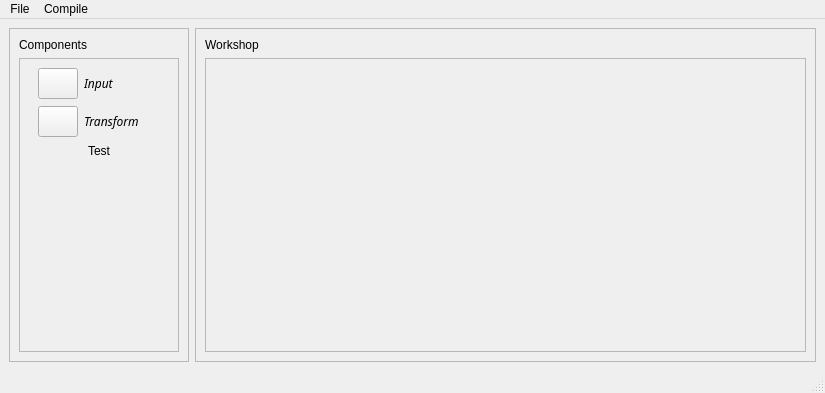
<?xml version="1.0" encoding="UTF-8"?>
<ui version="4.0">
 <class>MainWindow</class>
 <widget class="QMainWindow" name="MainWindow">
  <property name="geometry">
   <rect>
    <x>0</x>
    <y>0</y>
    <width>825</width>
    <height>393</height>
   </rect>
  </property>
  <property name="windowTitle">
   <string>MainWindow</string>
  </property>
  <widget class="QWidget" name="centralwidget">
   <layout class="QHBoxLayout" name="horizontalLayout_3">
    <item>
     <widget class="QScrollArea" name="scrollArea">
      <property name="maximumSize">
       <size>
        <width>180</width>
        <height>16777215</height>
       </size>
      </property>
      <property name="widgetResizable">
       <bool>true</bool>
      </property>
      <widget class="QWidget" name="scrollAreaWidgetContents">
       <property name="geometry">
        <rect>
         <x>0</x>
         <y>0</y>
         <width>188</width>
         <height>278</height>
        </rect>
       </property>
       <layout class="QVBoxLayout" name="verticalLayout">
        <item>
         <widget class="QLabel" name="label">
          <property name="sizePolicy">
           <sizepolicy hsizetype="Preferred" vsizetype="Fixed">
            <horstretch>0</horstretch>
            <verstretch>0</verstretch>
           </sizepolicy>
          </property>
          <property name="text">
           <string>Components</string>
          </property>
         </widget>
        </item>
        <item>
         <widget class="QFrame" name="storeFrame">
          <property name="frameShape">
           <enum>QFrame::StyledPanel</enum>
          </property>
          <property name="frameShadow">
           <enum>QFrame::Raised</enum>
          </property>
          <layout class="QVBoxLayout" name="verticalLayout_3">
           <item>
            <widget class="componentWidget" name="inputWidget" native="true">
             <property name="cursor">
              <cursorShape>OpenHandCursor</cursorShape>
             </property>
             <layout class="QHBoxLayout" name="horizontalLayout">
              <property name="topMargin">
               <number>0</number>
              </property>
              <property name="bottomMargin">
               <number>1</number>
              </property>
              <item>
               <widget class="QToolButton" name="toolButton">
                <property name="sizePolicy">
                 <sizepolicy hsizetype="Fixed" vsizetype="Fixed">
                  <horstretch>0</horstretch>
                  <verstretch>0</verstretch>
                 </sizepolicy>
                </property>
                <property name="maximumSize">
                 <size>
                  <width>40</width>
                  <height>16777215</height>
                 </size>
                </property>
                <property name="icon">
                 <iconset resource="compozer.qrc">
                  <normaloff>:/block/input.svg</normaloff>:/block/input.svg</iconset>
                </property>
                <property name="iconSize">
                 <size>
                  <width>120</width>
                  <height>24</height>
                 </size>
                </property>
               </widget>
              </item>
              <item>
               <widget class="QLabel" name="label_3">
                <property name="font">
                 <font>
                  <family>Sans Serif</family>
                  <pointsize>9</pointsize>
                  <weight>50</weight>
                  <italic>true</italic>
                  <bold>false</bold>
                 </font>
                </property>
                <property name="text">
                 <string>Input</string>
                </property>
               </widget>
              </item>
             </layout>
            </widget>
           </item>
           <item>
            <widget class="componentWidget" name="transformWidget" native="true">
             <property name="cursor">
              <cursorShape>OpenHandCursor</cursorShape>
             </property>
             <layout class="QHBoxLayout" name="horizontalLayout_2">
              <property name="topMargin">
               <number>0</number>
              </property>
              <property name="bottomMargin">
               <number>1</number>
              </property>
              <item>
               <widget class="QToolButton" name="toolButton_2">
                <property name="sizePolicy">
                 <sizepolicy hsizetype="Fixed" vsizetype="Fixed">
                  <horstretch>0</horstretch>
                  <verstretch>0</verstretch>
                 </sizepolicy>
                </property>
                <property name="maximumSize">
                 <size>
                  <width>40</width>
                  <height>16777215</height>
                 </size>
                </property>
                <property name="icon">
                 <iconset resource="compozer.qrc">
                  <normaloff>:/block/modify.svg</normaloff>:/block/modify.svg</iconset>
                </property>
                <property name="iconSize">
                 <size>
                  <width>120</width>
                  <height>24</height>
                 </size>
                </property>
               </widget>
              </item>
              <item>
               <widget class="QLabel" name="label_4">
                <property name="font">
                 <font>
                  <family>Sans Serif</family>
                  <pointsize>9</pointsize>
                  <weight>50</weight>
                  <italic>true</italic>
                  <bold>false</bold>
                 </font>
                </property>
                <property name="text">
                 <string>Transform</string>
                </property>
               </widget>
              </item>
             </layout>
            </widget>
           </item>
           <item>
            <widget class="QPushButton" name="pushButton">
             <property name="cursor">
              <cursorShape>OpenHandCursor</cursorShape>
             </property>
             <property name="styleSheet">
              <string notr="true">border:none;</string>
             </property>
             <property name="text">
              <string>Test</string>
             </property>
             <property name="icon">
              <iconset resource="compozer.qrc">
               <normaloff>:/block/modify.svg</normaloff>:/block/modify.svg</iconset>
             </property>
            </widget>
           </item>
           <item>
            <spacer name="verticalSpacer">
             <property name="orientation">
              <enum>Qt::Vertical</enum>
             </property>
             <property name="sizeHint" stdset="0">
              <size>
               <width>20</width>
               <height>40</height>
              </size>
             </property>
            </spacer>
           </item>
          </layout>
         </widget>
        </item>
       </layout>
      </widget>
     </widget>
    </item>
    <item>
     <widget class="QScrollArea" name="scrollArea_2">
      <property name="widgetResizable">
       <bool>true</bool>
      </property>
      <widget class="QWidget" name="scrollAreaWidgetContents_2">
       <property name="geometry">
        <rect>
         <x>0</x>
         <y>0</y>
         <width>619</width>
         <height>298</height>
        </rect>
       </property>
       <layout class="QVBoxLayout" name="verticalLayout_2">
        <item>
         <widget class="QLabel" name="label_2">
          <property name="sizePolicy">
           <sizepolicy hsizetype="Preferred" vsizetype="Fixed">
            <horstretch>0</horstretch>
            <verstretch>0</verstretch>
           </sizepolicy>
          </property>
          <property name="text">
           <string>Workshop</string>
          </property>
         </widget>
        </item>
        <item>
         <widget class="QFrame" name="workFrame">
          <property name="frameShape">
           <enum>QFrame::StyledPanel</enum>
          </property>
          <property name="frameShadow">
           <enum>QFrame::Raised</enum>
          </property>
         </widget>
        </item>
       </layout>
      </widget>
     </widget>
    </item>
   </layout>
  </widget>
  <widget class="QMenuBar" name="menubar">
   <property name="geometry">
    <rect>
     <x>0</x>
     <y>0</y>
     <width>825</width>
     <height>38</height>
    </rect>
   </property>
   <widget class="QMenu" name="menuFile">
    <property name="title">
     <string>File</string>
    </property>
    <addaction name="actionLoad"/>
    <addaction name="actionSave"/>
    <addaction name="separator"/>
    <addaction name="actionQuit"/>
   </widget>
   <widget class="QMenu" name="menuCompile">
    <property name="title">
     <string>Compile</string>
    </property>
    <addaction name="actionVerify"/>
    <addaction name="actionGenerate_application"/>
   </widget>
   <addaction name="menuFile"/>
   <addaction name="menuCompile"/>
  </widget>
  <widget class="QStatusBar" name="statusbar"/>
  <action name="actionSave">
   <property name="icon">
    <iconset theme="Tango">
     <normaloff/>
    </iconset>
   </property>
   <property name="text">
    <string>Save File</string>
   </property>
   <property name="shortcut">
    <string>Ctrl+S</string>
   </property>
  </action>
  <action name="actionQuit">
   <property name="text">
    <string>Quit</string>
   </property>
   <property name="shortcut">
    <string>Ctrl+Q</string>
   </property>
  </action>
  <action name="actionLoad">
   <property name="text">
    <string>Load File</string>
   </property>
   <property name="shortcut">
    <string>Ctrl+O</string>
   </property>
  </action>
  <action name="actionVerify">
   <property name="text">
    <string>Verify connectivity</string>
   </property>
   <property name="shortcut">
    <string>Ctrl+V</string>
   </property>
  </action>
  <action name="actionGenerate_application">
   <property name="text">
    <string>Generate application</string>
   </property>
   <property name="shortcut">
    <string>F5</string>
   </property>
  </action>
 </widget>
 <customwidgets>
  <customwidget>
   <class>componentWidget</class>
   <extends>QWidget</extends>
   <header>componentwidget</header>
   <container>1</container>
  </customwidget>
 </customwidgets>
 <resources>
  <include location="compozer.qrc"/>
 </resources>
 <connections/>
</ui>
